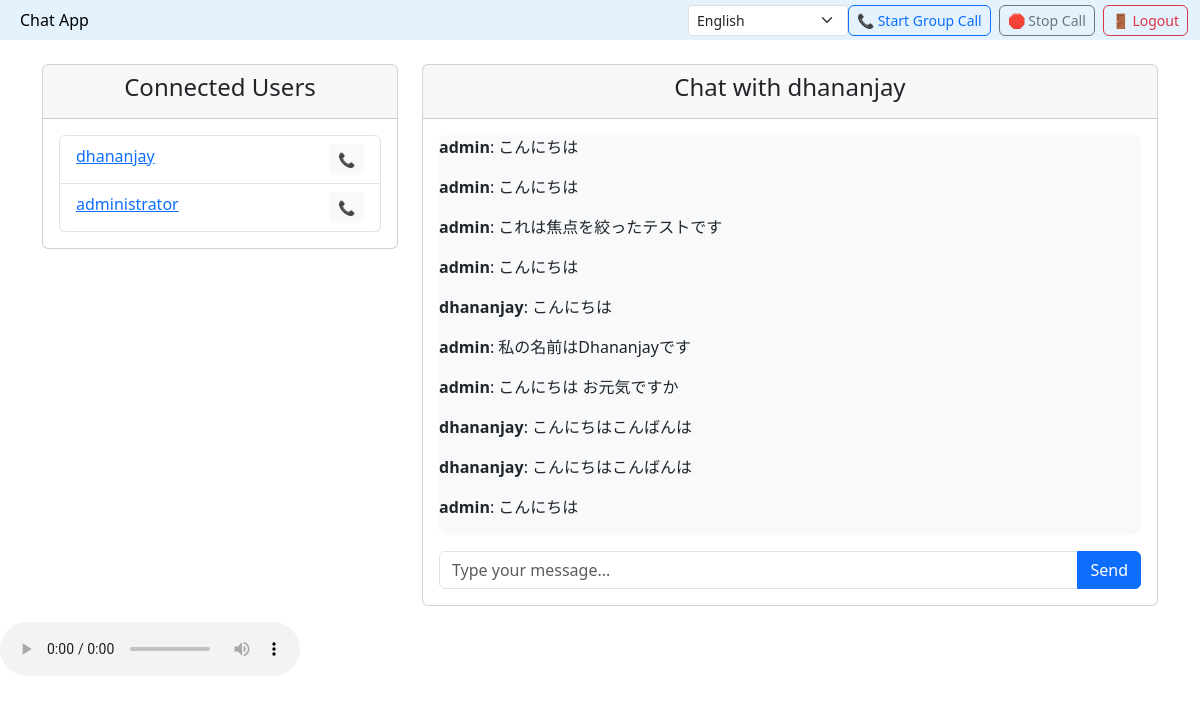
The page /chat/2/ (signed in) on the database its author committed.
### chat/models.py (models this page shows, shortened)
class Chat(models.Model):
    sender = models.ForeignKey(User, on_delete=models.CASCADE, related_name="sent_messages")
    receiver = models.ForeignKey(User, on_delete=models.CASCADE, related_name="received_messages")
    message = models.TextField()
    timestamp = models.DateTimeField(auto_now_add=True)

### chat/views.py (the view)
# urls.py: path("chat/<int:user_id>/", chat_view, name="chat"),  # Requires user_ids
@login_required
def chat_view(request, user_id):
    receiver = User.objects.get(id=user_id)
    chat_history = (
        (
            Chat.objects.filter(sender=request.user, receiver=receiver)
            | Chat.objects.filter(sender=receiver, receiver=request.user)
        )
        .order_by("timestamp")
        .reverse()
    )
    if request.method == "POST":
        message = request.POST.get("message")
        print('I am here to save message :::: ', message)
        if message:
            Chat.objects.create(sender=request.user, receiver=receiver, message=message)
            return redirect("chat", user_id=user_id)
    users = User.objects.exclude(id=request.user.id)
    return render(
        request,
        "chat.html",
        {"receiver": receiver, "chat_history": chat_history, "users": users},
    )

### chat/templates/chat.html (shortened to what this page needs)
<!DOCTYPE html>
<html lang="en">
{% load static %}
<head>
  <link rel="stylesheet" href="https://cdn.jsdelivr.net/npm/bootstrap@5.3.0/dist/css/bootstrap.min.css">
</head>
<body>
  <nav class="navbar navbar-light" style="background-color: #e3f2fd;">
    <div class="container-fluid">
      <a class="navbar-brand" href="#">Chat App</a>
      <div class="d-flex">
        <select id="languageSelect" class="form-select form-select-sm" style="width: 160px;"
          onchange="changeLanguage(this.value)">
          <option value="en">English</option>
        </select>
        <button id="startMeetingBtn" class="btn btn-outline-primary me-2">📞 Start Group Call</button>
        <button id="stopCall" class="btn btn-outline-secondary me-2">🛑 Stop Call</button>
        <a href="{% url 'login' %}" class="btn btn-outline-danger">🚪 Logout</a>
      </div>
    </div>
  </nav>
  <div class="container mt-4">
    <div class="row">
      <div class="col-md-4">
        <div class="card">
          <div class="card-header text-center">
            <h4>Connected Users</h4>
          </div>
          <div class="card-body">
            <ul class="list-group">
              {% for user in users %}
              <li class="list-group-item user-card" data-userid="{{ user.id }}">
                <a href="{% url 'chat' user.id %}">{{ user.username }}</a>
                <button class="btn btn-sm float-end btn-light" onclick="selectAndStartCall(this)">📞</button>
              </li>
              {% empty %}
              <li class="list-group-item text-muted text-center">No users available.</li>
              {% endfor %}
            </ul>
          </div>
        </div>
      </div>
      <div class="col-md-8">
        <div class="card">
          <div class="card-header text-center">
            <h4>Chat with {{ receiver.username }}</h4>
          </div>
          <div class="card-body">
            <div class="chat-box" id="chatbox">
              {% for chat in chat_history %}
              <p><strong>{{ chat.sender.username }}</strong>: {{ chat.message }}</p>
              {% endfor %}
            </div>
            <form id="chatForm" method="POST" class="mt-3">
              <div class="input-group">
                <input type="text" id="messageInput" name="message" class="form-control"
                  placeholder="Type your message...">
                <button type="button" id="sendMessage" class="btn btn-primary">Send</button>
              </div>
            </form>
          </div>
        </div>
      </div>
    </div>
  </div>
  <audio id="translatedAudio" controls></audio>
</body>
</html>

### chat/templates/chat.html (style rules this page uses)
.navbar { padding-top: 0.25rem; padding-bottom: 0.25rem; min-height: 40px; }
.navbar-brand { font-size: 1rem; padding: 0.25rem 0.5rem; }
.navbar .form-select, .navbar .btn { font-size: 0.875rem; padding: 0.25rem 0.5rem; height: auto; }
.chat-box { height: 400px; overflow-y: auto; border-radius: 8px; background-color: #f8f9fa; }

### rows shown on the page
Chat: sender.username "admin", message "こんにちは"
Chat: sender.username "admin", message "こんにちは"
Chat: sender.username "admin", message "これは焦点を絞ったテストです"
Chat: sender.username "admin", message "こんにちは"
Chat: sender.username "dhananjay", message "こんにちは"
Chat: sender.username "admin", message "私の名前はDhananjayです"
Chat: sender.username "admin", message "こんにちは お元気ですか"
Chat: sender.username "dhananjay", message "こんにちはこんばんは"
Chat: sender.username "dhananjay", message "こんにちはこんばんは"
Chat: sender.username "admin", message "こんにちは"

### other values the page prints
{{ user.username }} "dhananjay"
{{ user.username }} "administrator"
{{ receiver.username }} "dhananjay"
